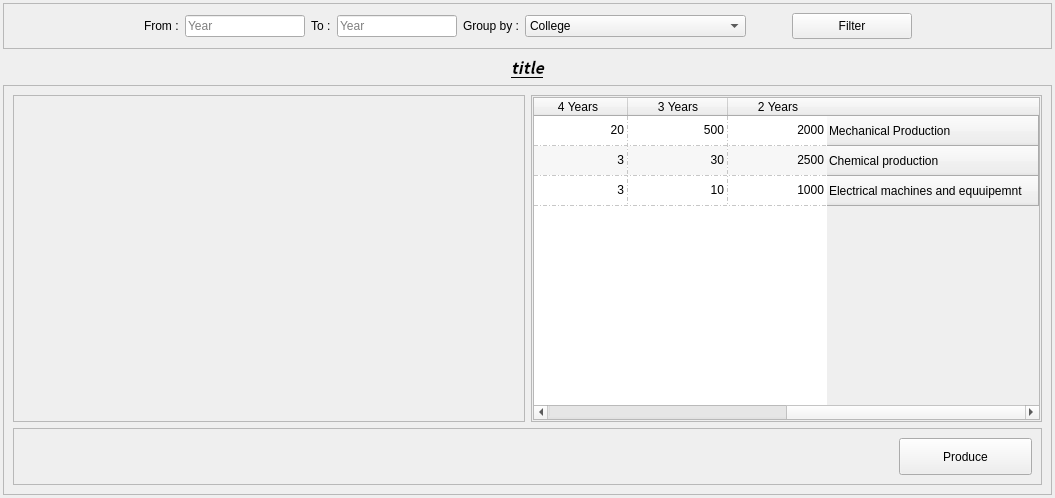
<?xml version="1.0" encoding="UTF-8"?>
<ui version="4.0">
 <class>Form</class>
 <widget class="QWidget" name="Form">
  <property name="geometry">
   <rect>
    <x>0</x>
    <y>0</y>
    <width>1055</width>
    <height>498</height>
   </rect>
  </property>
  <property name="windowTitle">
   <string>Form</string>
  </property>
  <layout class="QVBoxLayout" name="verticalLayout_2">
   <property name="leftMargin">
    <number>3</number>
   </property>
   <property name="topMargin">
    <number>3</number>
   </property>
   <property name="rightMargin">
    <number>3</number>
   </property>
   <property name="bottomMargin">
    <number>3</number>
   </property>
   <item>
    <widget class="QFrame" name="frame">
     <property name="maximumSize">
      <size>
       <width>16777215</width>
       <height>63</height>
      </size>
     </property>
     <property name="frameShape">
      <enum>QFrame::StyledPanel</enum>
     </property>
     <property name="frameShadow">
      <enum>QFrame::Raised</enum>
     </property>
     <layout class="QHBoxLayout" name="horizontalLayout">
      <item>
       <spacer name="horizontalSpacer">
        <property name="orientation">
         <enum>Qt::Horizontal</enum>
        </property>
        <property name="sizeHint" stdset="0">
         <size>
          <width>40</width>
          <height>20</height>
         </size>
        </property>
       </spacer>
      </item>
      <item>
       <widget class="QLabel" name="label_2">
        <property name="maximumSize">
         <size>
          <width>64</width>
          <height>16777215</height>
         </size>
        </property>
        <property name="text">
         <string>From :</string>
        </property>
       </widget>
      </item>
      <item>
       <widget class="QLineEdit" name="from_txt">
        <property name="maximumSize">
         <size>
          <width>120</width>
          <height>16777215</height>
         </size>
        </property>
        <property name="placeholderText">
         <string>Year</string>
        </property>
        <property name="clearButtonEnabled">
         <bool>true</bool>
        </property>
       </widget>
      </item>
      <item>
       <widget class="QLabel" name="label_3">
        <property name="maximumSize">
         <size>
          <width>64</width>
          <height>16777215</height>
         </size>
        </property>
        <property name="text">
         <string>To :</string>
        </property>
       </widget>
      </item>
      <item>
       <widget class="QLineEdit" name="to_txt">
        <property name="maximumSize">
         <size>
          <width>120</width>
          <height>16777215</height>
         </size>
        </property>
        <property name="placeholderText">
         <string>Year</string>
        </property>
        <property name="clearButtonEnabled">
         <bool>true</bool>
        </property>
       </widget>
      </item>
      <item>
       <widget class="QLabel" name="label">
        <property name="maximumSize">
         <size>
          <width>100</width>
          <height>16777215</height>
         </size>
        </property>
        <property name="text">
         <string>Group by :</string>
        </property>
       </widget>
      </item>
      <item>
       <widget class="QComboBox" name="comboBox">
        <property name="minimumSize">
         <size>
          <width>221</width>
          <height>0</height>
         </size>
        </property>
        <property name="maximumSize">
         <size>
          <width>240</width>
          <height>16777215</height>
         </size>
        </property>
        <item>
         <property name="text">
          <string>College</string>
         </property>
        </item>
        <item>
         <property name="text">
          <string>Major</string>
         </property>
        </item>
        <item>
         <property name="text">
          <string>Department</string>
         </property>
        </item>
       </widget>
      </item>
      <item>
       <spacer name="horizontalSpacer_4">
        <property name="orientation">
         <enum>Qt::Horizontal</enum>
        </property>
        <property name="sizeType">
         <enum>QSizePolicy::Preferred</enum>
        </property>
        <property name="sizeHint" stdset="0">
         <size>
          <width>40</width>
          <height>20</height>
         </size>
        </property>
       </spacer>
      </item>
      <item>
       <widget class="QPushButton" name="filter">
        <property name="minimumSize">
         <size>
          <width>120</width>
          <height>26</height>
         </size>
        </property>
        <property name="styleSheet">
         <string notr="true"/>
        </property>
        <property name="text">
         <string>Filter</string>
        </property>
       </widget>
      </item>
      <item>
       <spacer name="horizontalSpacer_2">
        <property name="orientation">
         <enum>Qt::Horizontal</enum>
        </property>
        <property name="sizeHint" stdset="0">
         <size>
          <width>40</width>
          <height>20</height>
         </size>
        </property>
       </spacer>
      </item>
     </layout>
    </widget>
   </item>
   <item>
    <widget class="QLabel" name="title">
     <property name="font">
      <font>
       <family>Noto Sans CJK KR</family>
       <pointsize>12</pointsize>
       <weight>75</weight>
       <italic>true</italic>
       <bold>true</bold>
       <underline>true</underline>
      </font>
     </property>
     <property name="text">
      <string>title</string>
     </property>
     <property name="alignment">
      <set>Qt::AlignCenter</set>
     </property>
    </widget>
   </item>
   <item>
    <widget class="QFrame" name="frame_2">
     <property name="frameShape">
      <enum>QFrame::StyledPanel</enum>
     </property>
     <property name="frameShadow">
      <enum>QFrame::Raised</enum>
     </property>
     <layout class="QVBoxLayout" name="verticalLayout">
      <item>
       <layout class="QHBoxLayout" name="horizontalLayout_2" stretch="1,1">
        <item>
         <widget class="QFrame" name="frame_5">
          <property name="frameShape">
           <enum>QFrame::StyledPanel</enum>
          </property>
          <property name="frameShadow">
           <enum>QFrame::Raised</enum>
          </property>
          <layout class="QVBoxLayout" name="verticalLayout_7">
           <property name="leftMargin">
            <number>0</number>
           </property>
           <property name="topMargin">
            <number>0</number>
           </property>
           <property name="rightMargin">
            <number>0</number>
           </property>
           <property name="bottomMargin">
            <number>0</number>
           </property>
           <item>
            <layout class="QVBoxLayout" name="graph_layout"/>
           </item>
          </layout>
         </widget>
        </item>
        <item>
         <widget class="QFrame" name="frame_3">
          <property name="frameShape">
           <enum>QFrame::StyledPanel</enum>
          </property>
          <property name="frameShadow">
           <enum>QFrame::Raised</enum>
          </property>
          <layout class="QVBoxLayout" name="verticalLayout_5">
           <property name="leftMargin">
            <number>1</number>
           </property>
           <property name="topMargin">
            <number>1</number>
           </property>
           <property name="rightMargin">
            <number>1</number>
           </property>
           <property name="bottomMargin">
            <number>1</number>
           </property>
           <item>
            <layout class="QVBoxLayout" name="verticalLayout_4">
             <item>
              <widget class="QTableWidget" name="table">
               <property name="layoutDirection">
                <enum>Qt::RightToLeft</enum>
               </property>
               <property name="sizeAdjustPolicy">
                <enum>QAbstractScrollArea::AdjustToContents</enum>
               </property>
               <property name="autoScrollMargin">
                <number>2</number>
               </property>
               <property name="editTriggers">
                <set>QAbstractItemView::NoEditTriggers</set>
               </property>
               <property name="dragEnabled">
                <bool>true</bool>
               </property>
               <property name="alternatingRowColors">
                <bool>true</bool>
               </property>
               <property name="selectionMode">
                <enum>QAbstractItemView::NoSelection</enum>
               </property>
               <property name="textElideMode">
                <enum>Qt::ElideLeft</enum>
               </property>
               <property name="gridStyle">
                <enum>Qt::DashDotLine</enum>
               </property>
               <property name="sortingEnabled">
                <bool>true</bool>
               </property>
               <attribute name="horizontalHeaderCascadingSectionResizes">
                <bool>true</bool>
               </attribute>
               <attribute name="horizontalHeaderStretchLastSection">
                <bool>true</bool>
               </attribute>
               <row>
                <property name="text">
                 <string>Mechanical Production</string>
                </property>
               </row>
               <row>
                <property name="text">
                 <string>Chemical production</string>
                </property>
               </row>
               <row>
                <property name="text">
                 <string>Electrical machines and equuipemnt</string>
                </property>
               </row>
               <column>
                <property name="text">
                 <string>2 Years</string>
                </property>
               </column>
               <column>
                <property name="text">
                 <string>3 Years</string>
                </property>
               </column>
               <column>
                <property name="text">
                 <string>4 Years</string>
                </property>
               </column>
               <column>
                <property name="text">
                 <string>5 Years or more</string>
                </property>
               </column>
               <item row="0" column="0">
                <property name="text">
                 <string>2000</string>
                </property>
               </item>
               <item row="0" column="1">
                <property name="text">
                 <string>500</string>
                </property>
               </item>
               <item row="0" column="2">
                <property name="text">
                 <string>20</string>
                </property>
               </item>
               <item row="0" column="3">
                <property name="text">
                 <string>10</string>
                </property>
               </item>
               <item row="1" column="0">
                <property name="text">
                 <string>2500</string>
                </property>
               </item>
               <item row="1" column="1">
                <property name="text">
                 <string>30</string>
                </property>
               </item>
               <item row="1" column="2">
                <property name="text">
                 <string>3</string>
                </property>
               </item>
               <item row="1" column="3">
                <property name="text">
                 <string>6</string>
                </property>
               </item>
               <item row="2" column="0">
                <property name="text">
                 <string>1000</string>
                </property>
               </item>
               <item row="2" column="1">
                <property name="text">
                 <string>10</string>
                </property>
               </item>
               <item row="2" column="2">
                <property name="text">
                 <string>3</string>
                </property>
               </item>
               <item row="2" column="3">
                <property name="text">
                 <string>0</string>
                </property>
               </item>
              </widget>
             </item>
            </layout>
           </item>
          </layout>
         </widget>
        </item>
       </layout>
      </item>
      <item>
       <widget class="QFrame" name="frame_4">
        <property name="minimumSize">
         <size>
          <width>0</width>
          <height>47</height>
         </size>
        </property>
        <property name="frameShape">
         <enum>QFrame::StyledPanel</enum>
        </property>
        <property name="frameShadow">
         <enum>QFrame::Raised</enum>
        </property>
        <layout class="QHBoxLayout" name="horizontalLayout_4">
         <item>
          <layout class="QHBoxLayout" name="horizontalLayout_3">
           <item>
            <spacer name="horizontalSpacer_3">
             <property name="orientation">
              <enum>Qt::Horizontal</enum>
             </property>
             <property name="sizeHint" stdset="0">
              <size>
               <width>40</width>
               <height>20</height>
              </size>
             </property>
            </spacer>
           </item>
           <item>
            <widget class="QPushButton" name="produce">
             <property name="minimumSize">
              <size>
               <width>133</width>
               <height>37</height>
              </size>
             </property>
             <property name="text">
              <string>Produce</string>
             </property>
            </widget>
           </item>
          </layout>
         </item>
        </layout>
       </widget>
      </item>
     </layout>
    </widget>
   </item>
  </layout>
 </widget>
 <resources/>
 <connections/>
</ui>
